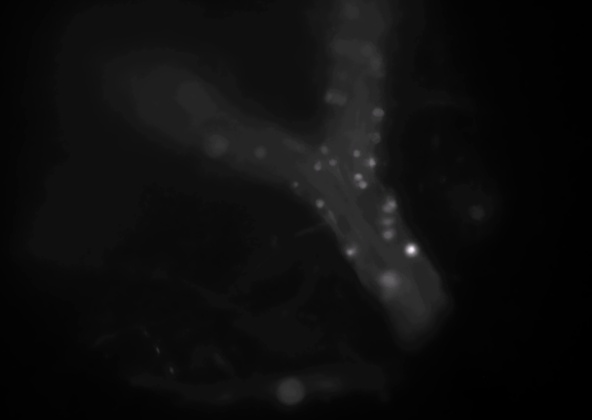
#> input picture teste1.jpg, 592 x 420 px; the run also reads 1 picture not shown here
$ jupyter execute 'Teste de Aplicação da Transformada.ipynb'   (Python 2 division)
#> lines starting #> are read from the running program, lines starting #| are printed output that depends on the picture; after the words box and inside, x2 and y2 are one past the last pixel; in counts of white or black regions, pixels touching at a corner belong together
[cell 1]
import cv2
import numpy as np
import matplotlib.pyplot as plt
from skimage.filters import threshold_otsu
import scipy
from scipy.signal import convolve
import os

[cell 2]
def gaussian_filter_2d(filter_size):
    '''
    (int) -> numpy.ndarray
    Gera um filtro gaussiano de tamanho filter_size.

    Parâmetros
    ----------
    filter_size: Tamanho do filtro gaussiano.

    Return
    ------
    Numpy array representando um filtro gaussiano de tamanho 'filter_size'.
    '''
    # Calcula o sigma com base o tamanho do filtro, usando a razão fiter_size = 6 * sigma
    sigma = filter_size/6.

    # Calcula os valores de x e y para serem usados no calculo do filtro
    x = np.linspace(-3*sigma, 3*sigma, filter_size)
    x = np.tile(x, filter_size)
    x.shape = filter_size, filter_size
    y = x.transpose()

    # Calculo do filtro
    z = np.exp(-(x**2+y**2)/(2*sigma**2))
    return z/np.sum(z)

def gaussianBlur(img, filter_size):
    '''
    np.array, int -> np.array
    Suaviza uma imagem dada através da convolução com um kernel gaussiano.

    Parâmetros
    ----------
    img : imagem de entrada a ser suavizada.
    filter_size: tamanho do filtro gaussiano.

    Return
    ------
    Numpy array contendo a imagem suavizada pelo filtro gaussiano de tamanho dado.
    '''
    # Filtro gaussiano
    filtro = gaussian_filter_2d(filter_size)
    img = img.astype(float)

    #Suaviza imagem
    img_smooth = convolve(img, filtro, mode='same')

    return img_smooth

def sobel(img):
    '''
    np.array -> np.array
    Extrai as bordas através da convolução com um filtro de sobel

    Parâmetros
    ----------
    img : imagem de entrada para detecção de bordas

    Return
    ------
    Numpy array representando a imagem magnitude do gradiente calculado por convolução pelo filtro de sobel.
    '''
    # Filtros derivada
    sx = np.array([[1, 0, -1],
                   [2, 0, -2],
                   [1, 0, -1]])
    sy = sx.transpose()

    img_dx_conv_sobel = convolve(img, sx, mode='same')
    img_dy_conv_sobel = convolve(img, sy, mode='same')

    img_mag_sobel = np.sqrt(img_dx_conv_sobel**2+img_dy_conv_sobel**2)


    return img_mag_sobel

# [34 lines left out: function histogram_equalization, not called in this run]

def unsharp_mask(img, intensity):
    '''
    np.array, float -> np.array
    Realça as bordas através da aplicação do unsharp mask
    (convolução do filtro identidade - filtro laplaciano ponderado).

    Parâmetros
    ----------
    img : imagem de entrada a ser realçada pela técnica.
    intensity: intensidade da ponderação do realce de bordas.

    Return
    ------
    Numpy array contendo a imagem com bordas destacadas através do unsharp mask.
    '''
    kernel = np.array([[0,             -1*intensity,              0],
                       [-1*intensity,  (4*intensity)+1, -1*intensity],
                       [0,             -1*intensity,              0]])
    return convolve(img, kernel, mode='same')

[cell 3]
'''TESTE DA APLICAÇÃO DA TRANSFORMADA SOBRE UMA IMAGEM EM TONS DE CINZA'''

#Abertura da imagem
img = cv2.imread('teste1.jpg',0)

#Conversão para RGB, para sobrepor os círculos encontrados
cimg = cv2.cvtColor(img,cv2.COLOR_GRAY2BGR)

#Definição dos parâmetros
par_dp = 1         #The inverse ratio of resolution || Resolução da matriz acumuladora
par_min_dist = 8   #Minimum distance between detected centers || Mínima distância entre os circulos detectados
par_param1 = 89    #Upper threshold for the internal Canny edge detector || Limite superior para o detector de bordas interno
par_param2 = 3     #Threshold for center detection. || Rigidez do votador responsável pelo julgamento dos candidatos a círculos detectados
par_minRadius = 7  #mMinimum radio to be detected. If unknown, put zero as default. || Raio de busca mínimo
par_maxRadius = 10 #Maximum radius to be detected. If unknown, put zero as default || Raio de busca máximo

#Aplicação da Técnica
circles = cv2.HoughCircles(img,                #Input image (grayscale, uint8)
                           cv2.HOUGH_GRADIENT, #CV_HOUGH_GRADIENT: Define the detection method. Currently this is the only one available in OpenCV
                           par_dp,par_min_dist,param1=par_param1,param2=par_param2,minRadius=par_minRadius,maxRadius=par_maxRadius)
#> circles = 16 rows, first 8: [386.5, 203.5, 8], [364.5, 174.5, 9.4], [322.5, 169.5, 9.4], [372.5, 137.5, 7.8], [377.5, 197.5, 9.4], [373.5, 114.5, 9.3], [356.5, 187.5, 9.4], [366.5, 157.5, 8.2]

circles_centers = circles[:,:,0:2]
#> circles_centers = 16 rows, first 8: [386.5, 203.5], [364.5, 174.5], [322.5, 169.5], [372.5, 137.5], [377.5, 197.5], [373.5, 114.5], [356.5, 187.5], [366.5, 157.5]

print circles.shape #A vector that stores sets of 3 values: x_{c}, y_{c}, r for each detected circle.
#| (1, 16, 3)
#print circles_centers

#Inseração dos circulos detectados sobre as imagens
circles = np.uint16(np.around(circles))
#> circles = 16 rows, first 8: [386, 204, 8], [364, 174, 9], [322, 170, 9], [372, 138, 8], [378, 198, 9], [374, 114, 9], [356, 188, 9], [366, 158, 8]
for i in circles[0,:]:
    # draw the outer circle
    cv2.circle(cimg,(i[0],i[1]),i[2],(0,255,0),2)
    # draw the center of the circle
    cv2.circle(cimg,(i[0],i[1]),1,(0,0,255),1)
#> this loop made 16 passes
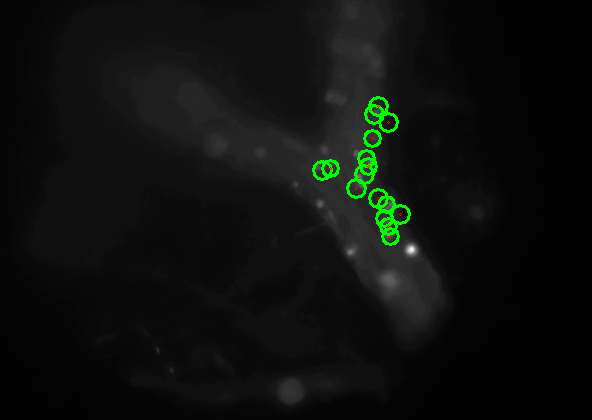
#> cimg: shape (420, 592, 3); mean B, G, R 13.3, 15.6, 13.3


#Abertura da imagem
img = cv2.imread('teste1.jpg',0)

#Conversão para RGB, para sobrepor os círculos encontrados
cimg = cv2.cvtColor(img,cv2.COLOR_GRAY2BGR)

#Definição dos parâmetros
par_dp = 1         #The inverse ratio of resolution || Resolução da matriz acumuladora
par_min_dist = 8   #Minimum distance between detected centers || Mínima distância entre os circulos detectados
par_param1 = 89    #Upper threshold for the internal Canny edge detector || Limite superior para o detector de bordas interno
par_param2 = 3     #Threshold for center detection. || Rigidez do votador responsável pelo julgamento dos candidatos a círculos detectados
par_minRadius = 7  #mMinimum radio to be detected. If unknown, put zero as default. || Raio de busca mínimo
par_maxRadius = 10 #Maximum radius to be detected. If unknown, put zero as default || Raio de busca máximo

#Aplicação da Técnica
circles = cv2.HoughCircles(img,                #Input image (grayscale, uint8)
                           cv2.HOUGH_GRADIENT, #CV_HOUGH_GRADIENT: Define the detection method. Currently this is the only one available in OpenCV
                           par_dp,par_min_dist,param1=par_param1,param2=par_param2,minRadius=par_minRadius,maxRadius=par_maxRadius)
#> circles = 16 rows, first 8: [386.5, 203.5, 8], [364.5, 174.5, 9.4], [322.5, 169.5, 9.4], [372.5, 137.5, 7.8], [377.5, 197.5, 9.4], [373.5, 114.5, 9.3], [356.5, 187.5, 9.4], [366.5, 157.5, 8.2]

circles_centers = circles[:,:,0:2]

print circles.shape #A vector that stores sets of 3 values: x_{c}, y_{c}, r for each detected circle.
#| (1, 16, 3)
#print circles_centers

#Inseração dos circulos detectados sobre as imagens
circles = np.uint16(np.around(circles))
#> circles = 16 rows, first 8: [386, 204, 8], [364, 174, 9], [322, 170, 9], [372, 138, 8], [378, 198, 9], [374, 114, 9], [356, 188, 9], [366, 158, 8]
for i in circles[0,:]:
    # draw the outer circle
    cv2.circle(cimg,(i[0],i[1]),i[2],(0,255,0),2)
    # draw the center of the circle
    cv2.circle(cimg,(i[0],i[1]),1,(0,0,255),1)


#Plot das imagens
plt.figure(figsize=[30, 30])
plt.subplot(1,2,1)
plt.imshow(img, "gray")
plt.xlabel("Imagem Original")
plt.subplot(1,2,2)
plt.xlabel("Resultado @ dp = {}, min_dist = {}, tresh. edges  = {}, tresh. center = {}, minRad = {}, maxRad = {}".format(par_dp, par_min_dist, par_param1, par_param2, par_minRadius, par_maxRadius))
plt.imshow(cimg, "gray")

#Abertura da imagem
img = cv2.imread('teste1.jpg',0)

#Conversão para RGB, para sobrepor os círculos encontrados
cimg = cv2.cvtColor(img,cv2.COLOR_GRAY2BGR)

#Definição dos parâmetros
par_dp = 1         #The inverse ratio of resolution || Resolução da matriz acumuladora
par_min_dist = 8   #Minimum distance between detected centers || Mínima distância entre os circulos detectados
par_param1 = 89    #Upper threshold for the internal Canny edge detector || Limite superior para o detector de bordas interno
par_param2 = 3     #Threshold for center detection. || Rigidez do votador responsável pelo julgamento dos candidatos a círculos detectados
par_minRadius = 7  #mMinimum radio to be detected. If unknown, put zero as default. || Raio de busca mínimo
par_maxRadius = 10 #Maximum radius to be detected. If unknown, put zero as default || Raio de busca máximo

#Aplicação da Técnica
circles = cv2.HoughCircles(img,                #Input image (grayscale, uint8)
                           cv2.HOUGH_GRADIENT, #CV_HOUGH_GRADIENT: Define the detection method. Currently this is the only one available in OpenCV
                           par_dp,par_min_dist,param1=par_param1,param2=par_param2,minRadius=par_minRadius,maxRadius=par_maxRadius)
#> circles = 16 rows, first 8: [386.5, 203.5, 8], [364.5, 174.5, 9.4], [322.5, 169.5, 9.4], [372.5, 137.5, 7.8], [377.5, 197.5, 9.4], [373.5, 114.5, 9.3], [356.5, 187.5, 9.4], [366.5, 157.5, 8.2]

circles_centers = circles[:,:,0:2]

print circles.shape #A vector that stores sets of 3 values: x_{c}, y_{c}, r for each detected circle.
#| (1, 16, 3)
#print circles_centers

#Inseração dos circulos detectados sobre as imagens
circles = np.uint16(np.around(circles))
#> circles = 16 rows, first 8: [386, 204, 8], [364, 174, 9], [322, 170, 9], [372, 138, 8], [378, 198, 9], [374, 114, 9], [356, 188, 9], [366, 158, 8]
for i in circles[0,:]:
    # draw the outer circle
    cv2.circle(cimg,(i[0],i[1]),i[2],(0,255,0),2)
    # draw the center of the circle
    cv2.circle(cimg,(i[0],i[1]),1,(0,0,255),1)


#Plot das imagens
plt.figure(figsize=[30, 30])
plt.subplot(1,2,1)
plt.imshow(img, "gray")
plt.xlabel("Imagem Original")
plt.subplot(1,2,2)
plt.xlabel("Resultado @ dp = {}, min_dist = {}, tresh. edges  = {}, tresh. center = {}, minRad = {}, maxRad = {}".format(par_dp, par_min_dist, par_param1, par_param2, par_minRadius, par_maxRadius))
plt.imshow(cimg, "gray")

#Plot das imagens
plt.figure(figsize=[30, 30])
plt.subplot(1,2,1)
plt.imshow(img, "gray")
plt.xlabel("Imagem Original")
plt.subplot(1,2,2)
plt.xlabel("Resultado @ dp = {}, min_dist = {}, tresh. edges  = {}, tresh. center = {}, minRad = {}, maxRad = {}".format(par_dp, par_min_dist, par_param1, par_param2, par_minRadius, par_maxRadius))
plt.imshow(cimg, "gray")
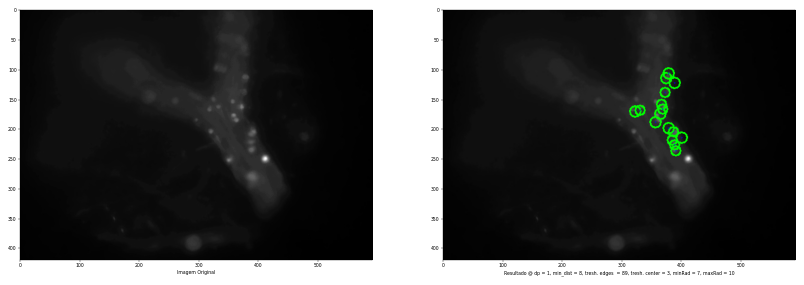
#> figure drawn by matplotlib, 2 panels; B, G, R data is drawn as R, G, B

[cell 4]
def myHough(img, circles, minDist, minRadius, maxRadius):
    '''
    TERMINAR A IMPLEMENTAÇÃO E A DOCUMENTAÇÃO DESTA FUNÇÃO
    '''
    #Aplica uma suavização gaussiana
    img_smooth = gaussianBlur(img, 3)

    #Aplica a detecção de bordas pelo filtro de sobel
    img_edges = sobel(img_smooth)
#> in sobel, `img_dx_conv_sobel = convolve(img, sx, mode='same')`:
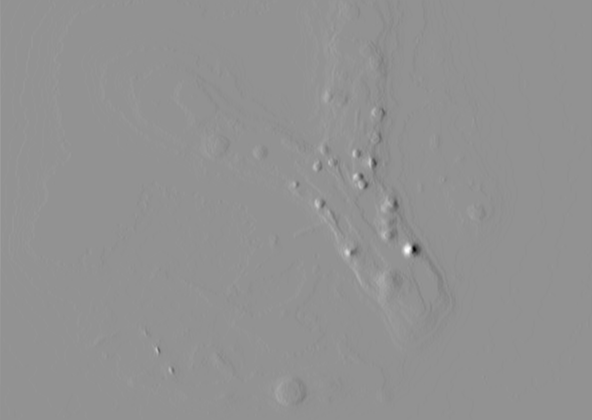
#> img_dx_conv_sobel: shape (420, 592) float64; min -321.5, max 238.4, mean 0; drawn with min black and max white
#> in sobel, `img_dy_conv_sobel = convolve(img, sy, mode='same')`:
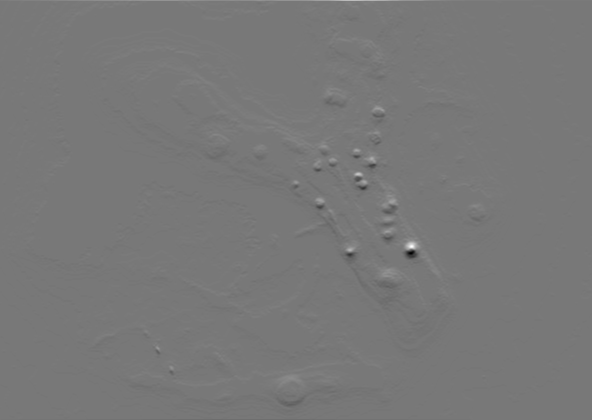
#> img_dy_conv_sobel: shape (420, 592) float64; min -274.7, max 305.7, mean -0.1; drawn with min black and max white
#> in sobel, `img_mag_sobel = np.sqrt(img_dx_conv_sobel**2+img_dy_conv_sobel**2)`:
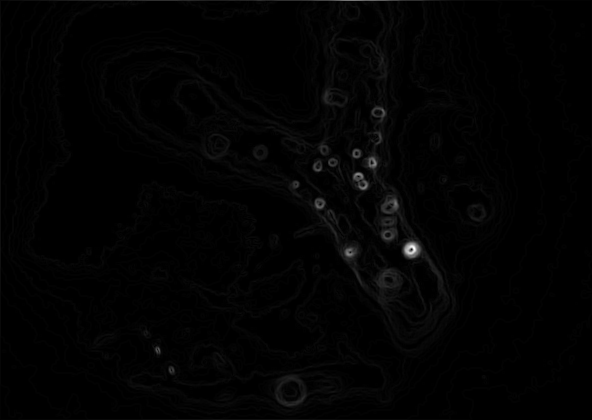
#> img_mag_sobel: shape (420, 592) float64; min 0, max 332.4, mean 3.7; drawn with min black and max white

    #Binariza as bordas detectadas
    Otsu_Threshold = threshold_otsu(img_edges)
#> Otsu_Threshold = 38.3

    binary = np.zeros(img.shape, dtype = "int")

    binary[img_edges > Otsu_Threshold] = 255

    return np.uint8(binary)

[cell 5]
'''TESTE DE APLICAÇÃO DA TRANSFORMADA SOBRE UMA IMAGEM BINARIZADA'''
#Aplicação da técnica com implementação própria
my_img = myHough(img,0,0,0,0)
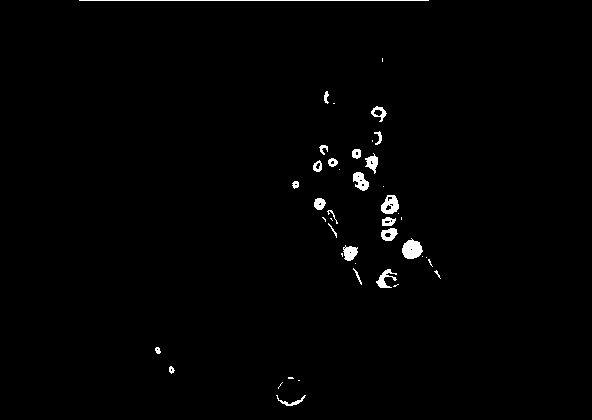
#> my_img: shape (420, 592); 1.1% white; 43 white regions (19 under 20 px), largest, box (x1, y1, x2, y2) and area: (79, 0, 429, 1) 350, (402, 238, 423, 259) 308, (381, 195, 399, 214) 230

#Definição dos parâmetros
par_dp = 1         #The inverse ratio of resolution || Resolução da matriz acumuladora
par_min_dist = 10  #Minimum distance between detected centers || Mínima distância entre os circulos detectados
par_param1 = 254   #Upper threshold for the internal Canny edge detector || Limite superior para o detector de bordas interno
par_param2 = 5     #Threshold for center detection. || Rigidez do votador responsável pelo julgamento dos candidatos a círculos detectados
par_minRadius = 4  #mMinimum radio to be detected. If unknown, put zero as default. || Raio de busca mínimo
par_maxRadius = 12 #Maximum radius to be detected. If unknown, put zero as default || Raio de busca máximo

#Aplicação da Técnica
circles = cv2.HoughCircles(my_img,             #Input image (grayscale, uint8)
                           cv2.HOUGH_GRADIENT, #CV_HOUGH_GRADIENT: Define the detection method. Currently this is the only one available in OpenCV
                           par_dp,par_min_dist,param1=par_param1,param2=par_param2,minRadius=par_minRadius,maxRadius=par_maxRadius)
#> circles = 27 rows, first 8: [411.5, 249.5, 10.3], [389.5, 203.5, 9.6], [388.5, 232.5, 7.4], [362.5, 184.5, 6], [391.5, 279.5, 7.4], [387.5, 217.5, 8], [350.5, 255.5, 9.6], [319.5, 203.5, 6.2]

print circles.shape #A vector that stores sets of 3 values: x_{c}, y_{c}, r for each detected circle.
#| (1, 27, 3)

#Inseração dos circulos detectados sobre as imagens
circles = np.uint16(np.around(circles))
#> circles = 27 rows, first 8: [412, 250, 10], [390, 204, 10], [388, 232, 7], [362, 184, 6], [392, 280, 7], [388, 218, 8], [350, 256, 10], [320, 204, 6]
for i in circles[0,:]:
    # draw the outer circle
    cv2.circle(cimg,(i[0],i[1]),i[2],(0,255,0),2)
    # draw the center of the circle
    cv2.circle(cimg,(i[0],i[1]),1,(0,0,255),1)
#> this loop made 27 passes
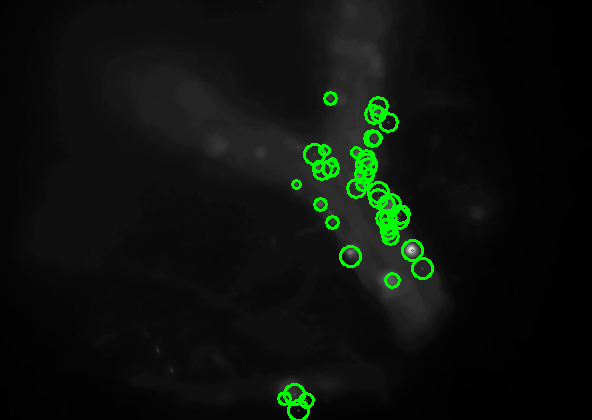
#> cimg: shape (420, 592, 3); 1.14% of pixels changed, all inside (x1, y1, x2, y2) = (277, 91, 434, 420)

#Plot das imagens
plt.figure(figsize=[30, 30])
plt.subplot(1,3,1)
plt.xlabel("Imagem Original")
plt.imshow(img, "gray")
plt.subplot(1,3,2)
plt.xlabel("Imagem Binarizada")
plt.imshow(my_img, "gray")
plt.subplot(1,3,3)
plt.xlabel("Resultado @ dp = {}, min_dist = {}, tresh. edges  = {}, tresh. center = {}, minRad = {}, maxRad = {}".format(par_dp, par_min_dist, par_param1, par_param2, par_minRadius, par_maxRadius))
plt.imshow(cimg, "gray")

[cell 6]
'''TESTE DE APLICAÇÃO DA TRANSFORMADA SOBRE UMA IMAGEM EM TONS DE CINZA, COM MÁSCARA E COM DESTAQUE DE BORDAS'''
#Leitura da imagem e da máscara
img = cv2.imread('teste1.jpg',0)
mask = cv2.imread('maskt1.png',0)
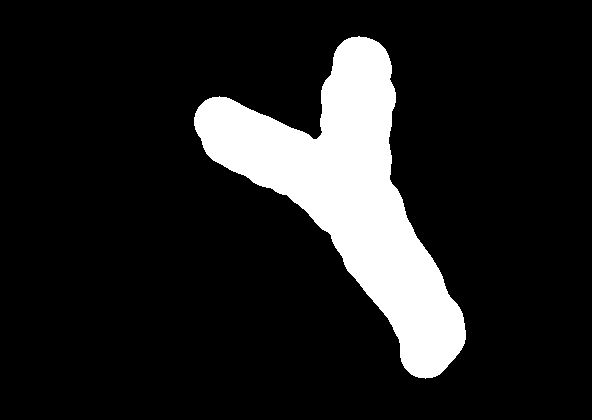
#> input picture maskt1.png, 592 x 420 px
#> mask: shape (420, 592); values 0 (black) and 1 (white), 13.3% white; 1 white region, box (x1, y1, x2, y2) and area: (194, 36, 466, 379) 33183

#Conversão para RGB, para sobrepor os círculos encontrados
cimg = cv2.cvtColor(img,cv2.COLOR_GRAY2BGR)

#Subplot 1:
plt.figure(figsize=[30, 30])
plt.subplot(2,2,1)
plt.imshow(img,"gray")
plt.xlabel("Imagem Original")

#Criação de uma imagem com máscara sem a melhoria de contraste
img_original_masked = np.multiply(img, mask)
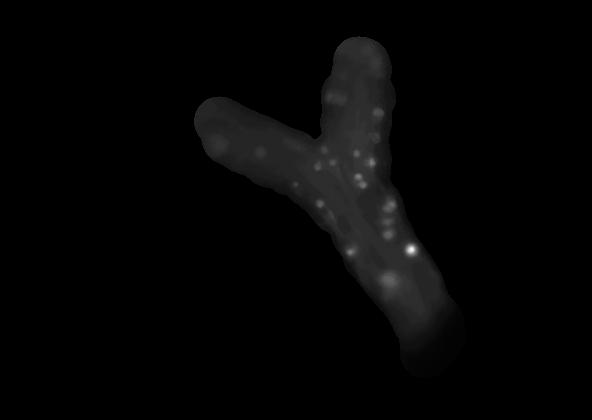
#> img_original_masked: shape (420, 592); min 0, max 243, mean 4.9

#Melhora de contraste
img_enhanced = unsharp_mask(img, 1)

#Aplicação da máscara
img_enhanced_masked = np.multiply(img_enhanced,mask)

#Conversão para uint8, requisito do método.
img_enhanced_masked_uint8 = np.uint8(img_enhanced_masked)

#Equalização do histograma para melhora no contraste
'''
NOTA MENTAL: IMPLEMENTAR UMA EQUALIZAÇÃO DE HISTROGRAMA QUE SÓ LEVA EM CONSIDERAÇÃO OS PIXELS DIFERENTES DE ZERO
'''
#img = np.uint8(histogram_equalization(img))

#Definição dos parâmetros
par_dp = 1         #The inverse ratio of resolution || Resolução da matriz acumuladora
par_min_dist = 8  #Minimum distance between detected centers || Mínima distância entre os circulos detectados
par_param1 = 70   #Upper threshold for the internal Canny edge detector || Limite superior para o detector de bordas interno
par_param2 = 8     #Threshold for center detection. || Rigidez do votador responsável pelo julgamento dos candidatos a círculos detectados
par_minRadius = 4  #mMinimum radio to be detected. If unknown, put zero as default. || Raio de busca mínimo
par_maxRadius = 9 #Maximum radius to be detected. If unknown, put zero as default || Raio de busca máximo

#Aplicação da Técnica
circles = cv2.HoughCircles(img_enhanced_masked_uint8,                #Input image (grayscale, uint8)
                           cv2.HOUGH_GRADIENT, #CV_HOUGH_GRADIENT: Define the detection method. Currently this is the only one available in OpenCV
                           par_dp,par_min_dist,param1=par_param1,param2=par_param2,minRadius=par_minRadius,maxRadius=par_maxRadius)
#> circles = 18 rows, first 8: [384.5, 279.5, 8.4], [386.5, 232.5, 6], [388.5, 202.5, 6], [349.5, 248.5, 6], [367.5, 162.5, 5.5], [322.5, 149.5, 4.6], [392.5, 276.5, 8.4], [332.5, 95.5, 7.1]

print circles.shape #A vector that stores sets of 3 values: x_{c}, y_{c}, r for each detected circle.
#| (1, 18, 3)

#Inseração dos circulos detectados sobre as imagens
circles = np.uint16(np.around(circles))
#> circles = 18 rows, first 8: [384, 280, 8], [386, 232, 6], [388, 202, 6], [350, 248, 6], [368, 162, 6], [322, 150, 5], [392, 276, 8], [332, 96, 7]
for i in circles[0,:]:
    # draw the outer circle
    cv2.circle(cimg,(i[0],i[1]),i[2],(0,255,0),2)
    # draw the center of the circle
    cv2.circle(cimg,(i[0],i[1]),1,(0,0,255),1)
#> this loop made 18 passes
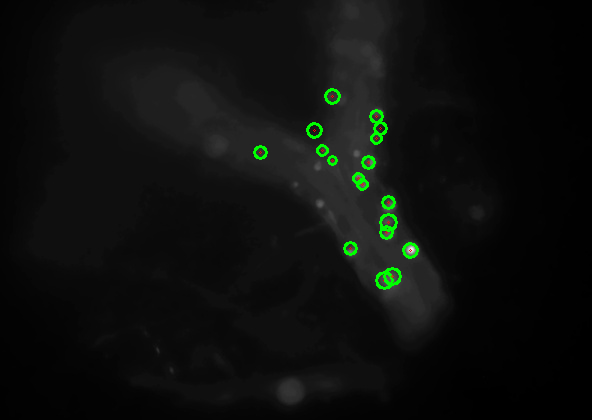
#> cimg: shape (420, 592, 3); mean B, G, R 13.3, 15.3, 13.3


#Subplot 2:
plt.subplot(2,2,2)
plt.imshow(cimg,"gray")
plt.xlabel("Resultado @ dp = {}, min_dist = {}, tresh. edges  = {}, tresh. center = {}, minRad = {}, maxRad = {} c/ Mask e Unsharp Mask".format(par_dp, par_min_dist, par_param1, par_param2, par_minRadius, par_maxRadius))

#Subplot 3:
plt.subplot(2,2,3)
plt.imshow(img_original_masked,"gray")
plt.xlabel("Imagem Original c/ Mask s/ Unsharp Mask")
#Subplot 4:
plt.subplot(2,2,4)
plt.imshow(img_enhanced_masked,"gray")
plt.xlabel("Imagem c/ Mask c/ Unsharp Mask")
#> (the rest of the program and of its run is left out)
